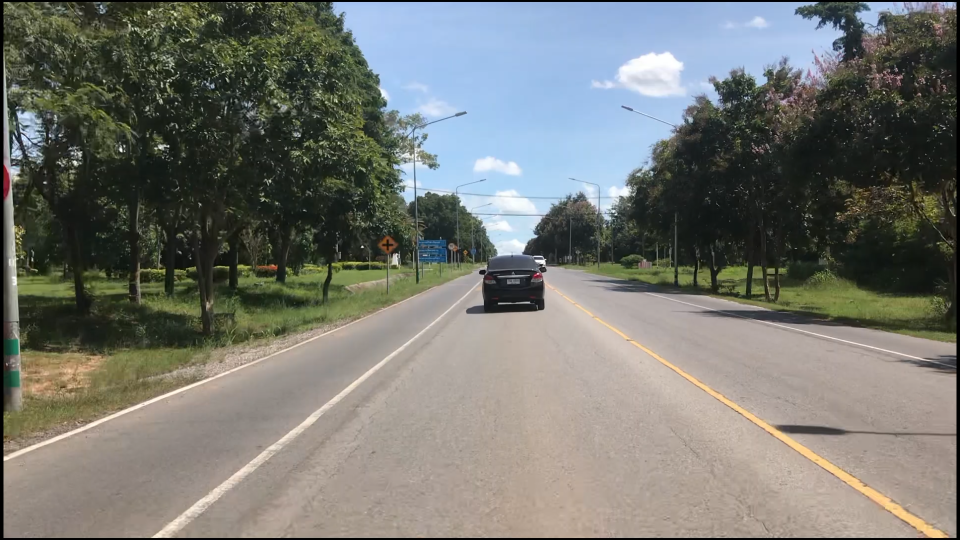
#> input picture image/IMG_4743.png, 1920 x 1080 px (shown at 1/2 size)
$ python test.py
#> lines starting #> are read from the running program, lines starting #| are printed output that depends on the picture; after the words box and inside, x2 and y2 are one past the last pixel; in counts of white or black regions, pixels touching at a corner belong together
import matplotlib.pylab as plt
import cv2
import numpy as np
import imutils


# perspctive + line
image = cv2.imread('./image/IMG_4743.png')
#> image is the input picture: shape (1080, 1920, 3); mean B, G, R 112.9, 119, 117.7

image = cv2.cvtColor(image, cv2.COLOR_BGR2RGB)
copy_image = cv2.imread('./image/IMG_4743.png')
copy_image = cv2.cvtColor(image, cv2.COLOR_BGR2RGB)


height = image.shape[0]
#> height = 1080
width = image.shape[1]
#> width = 1920

# [12 lines of commented-out code are left out]


region_of_interest_vertices = [
    (0, height),
    (width / 2, height / 3),
    (width, height)
]
#> region_of_interest_vertices = [(0, 1080), (960, 360), (1920, 1080)]

IMAGE_H = 1080
IMAGE_W = 1920

points = np.array([[0, 600], [1920, 600], [1920, 1080], [0, 1080]])
print(region_of_interest_vertices)
#| [(0, 1080), (960.0, 360.0), (1920, 1080)]

def nothing(x):
  pass

def region_of_interest(img, vertices):
    mask = np.zeros_like(img)
    match_mask_color = (255, 0, 255)
    print(match_mask_color)
    #cv2.fillPoly(mask, vertices, match_mask_color)
    cv2.fillPoly(mask, [points], match_mask_color)
    masked_image = cv2.bitwise_and(img, mask)
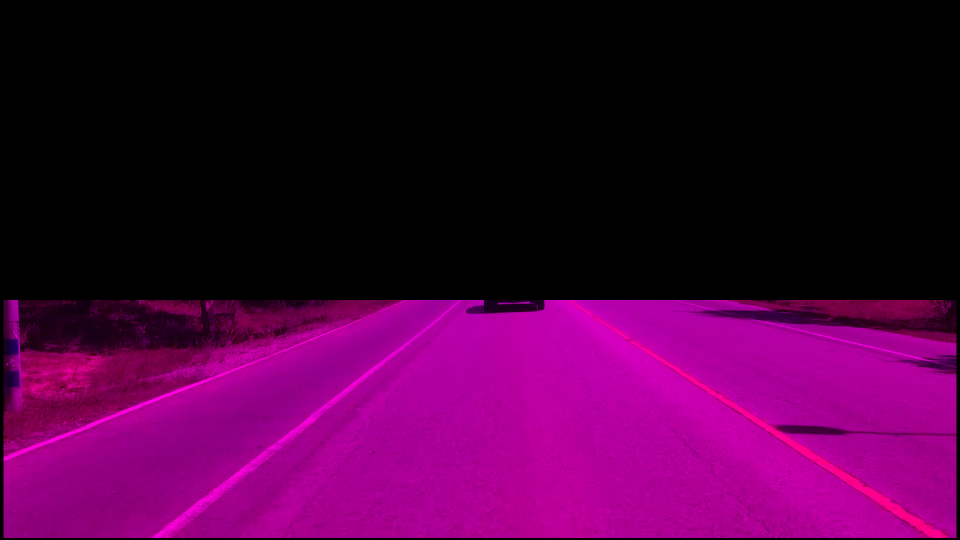
#> masked_image: shape (1080, 1920, 3) (shown at 1/2 size); mean R, G, B 70.3, 0, 59.7
    return masked_image


cropped_image = region_of_interest(image,
                                   np.array([region_of_interest_vertices], np.int32), )
gray = cv2.cvtColor(cropped_image, cv2.COLOR_BGR2GRAY)
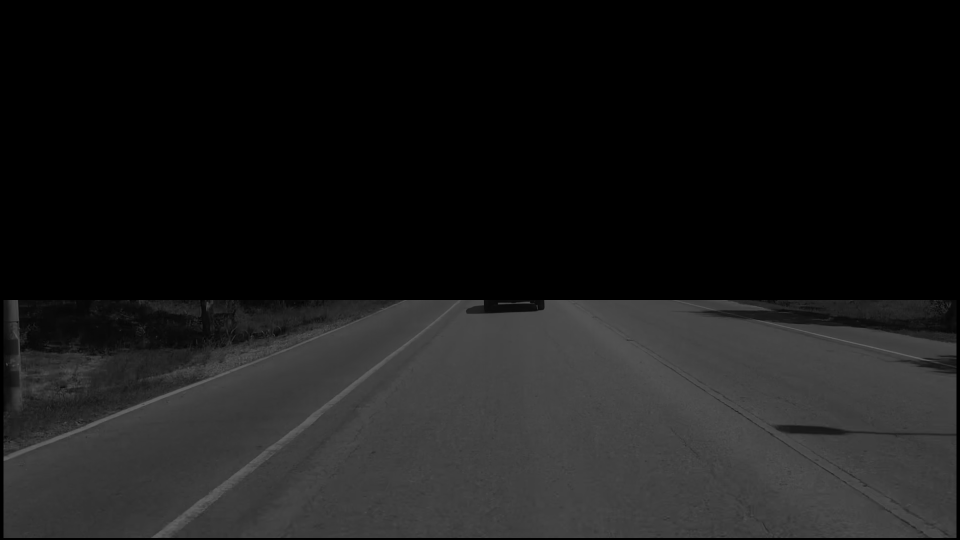
#> gray: shape (1080, 1920) (shown at 1/2 size); min 0, max 102, mean 25.9
edges = cv2.Canny(gray, 5, 150, apertureSize=3)
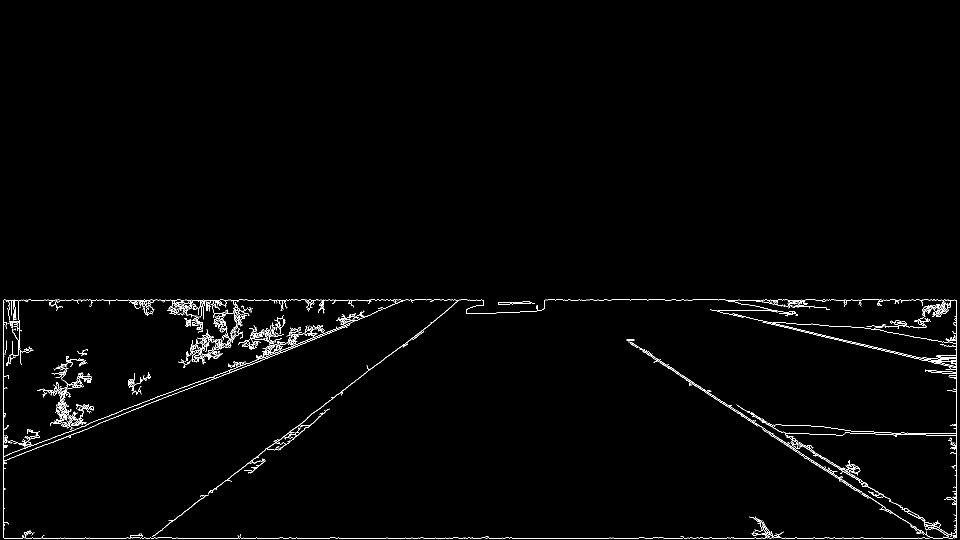
#> edges: shape (1080, 1920) (shown at 1/2 size); 1.3% white in thin lines or dots, all inside (x1, y1, x2, y2) = (6, 599, 1914, 1077)
# print(edges)
plt.imshow(edges)
lines = cv2.HoughLinesP(edges, 1, np.pi / 180, 100, minLineLength=1, maxLineGap=100)
#> lines = 91 rows, first 6: [8, 1076, 1908, 1076], [1088, 600, 1912, 600], [1091, 599, 1909, 599], [1253, 679, 1863, 1075], [1912, 1075, 1912, 601], [122, 878, 815, 599]
# print(lines)

ptD = [800, 640]
ptC = [1310, 640]
ptA = [50, 1050]
ptB = [2300, 1050]

sorted_pts = np.float32([ptC, ptD, ptA, ptB])
mask = np.zeros(image.shape, dtype=np.uint8)
roi_corners = np.int32(sorted_pts)

cv2.fillConvexPoly(mask, roi_corners, (255, 255, 255))
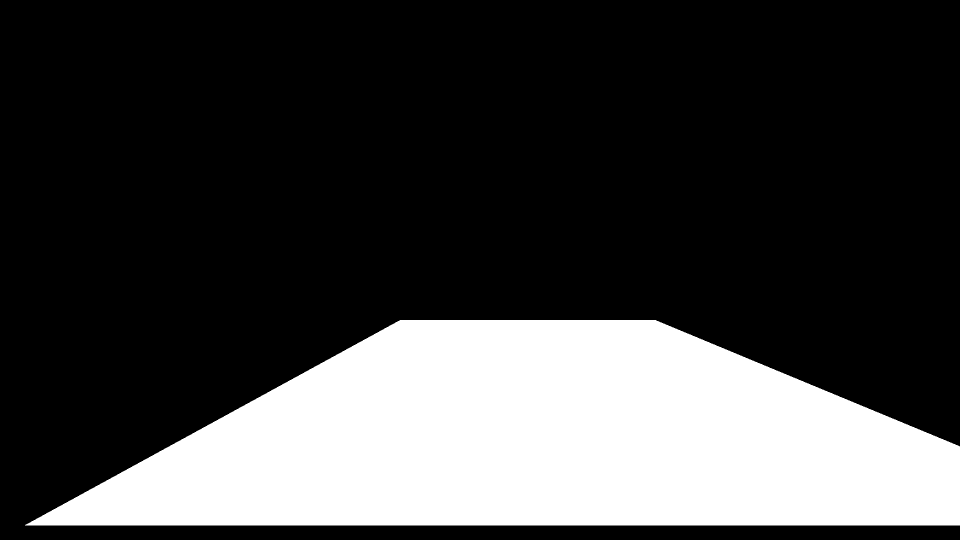
#> mask: shape (1080, 1920, 3) (shown at 1/2 size); 25.9% white; 1 white region, box (x1, y1, x2, y2) and area: (50, 640, 1920, 1051) 537546
mask = cv2.bitwise_not(mask)

    # cv2.imshow('Fused Image', mask)
    # masked_image = cv2.bitwise_and(img, mask)
for line in lines:
    x1, y1, x2, y2 = line[0]
    cv2.line(image, (x1, y1), (x2, y2), (0, 255, 0), 15)
#> this loop made 91 passes
#> (x1, y1, x2, y2) on passes 1 to 12: (8, 1076, 1908, 1076), (1088, 600, 1912, 600), (1091, 599, 1909, 599), (1253, 679, 1863, 1075), (1912, 1075, 1912, 601), (122, 878, 815, 599), (1254, 681, 1860, 1075), (7, 1075, 354, 1075), (7, 1074, 7, 600), (333, 1050, 684, 785), (1255, 679, 1865, 1075), (342, 1040, 422, 980)
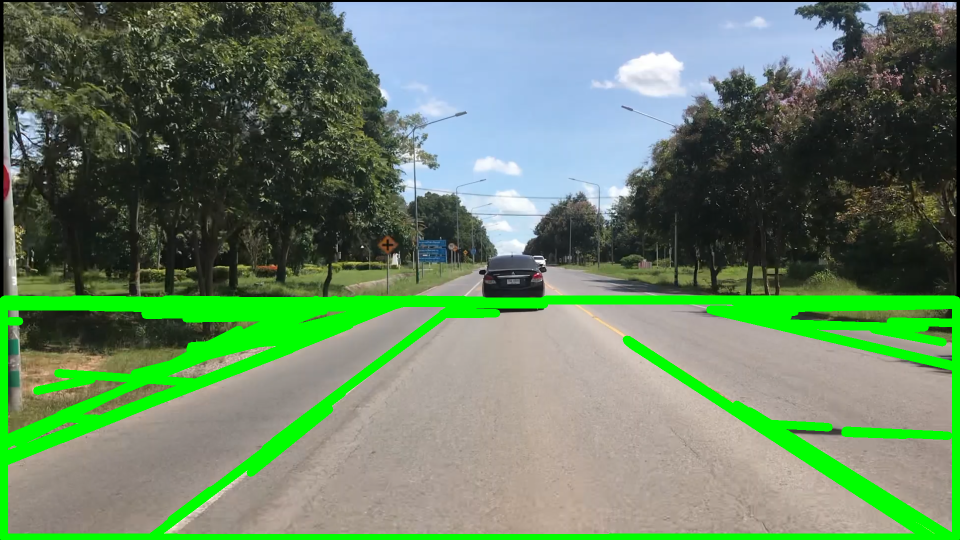
#> image: shape (1080, 1920, 3) (shown at 1/2 size); mean R, G, B 104.2, 132.2, 102.2
    # [9 lines of commented-out code are left out]
ptD = [750,640]
ptC = [1310,640]
ptA = [0,1060]
ptB = [2300,1060]

wi,hi = 1500,1500

pts1 = np.float32([ptD,ptC,ptA,ptB])
pts2 = np.float32([[0,0],[wi,0],[0,hi],[wi,hi]])

matrix = cv2.getPerspectiveTransform(pts1,pts2)
#> matrix = [[-0.717, -1.28, 1357.6], [0, -3.93, 2513.7], [0, -0.00198, 1]]
result = cv2.warpPerspective(image,matrix,(wi,hi))
# [12 lines of commented-out code are left out]

font = cv2.FONT_HERSHEY_SIMPLEX
#> font = 0
st = hi
m1 = 325#1200/3.5
i = 1

cv2.line(result,(550,st),(400,st),(255,0,0),50)
cv2.line(result,(1100,st),(950,st),(255,0,0),50)


cv2.line(result,(550,st-m1*i),(400,st-m1*i),(255,0,0),50)
cv2.line(result,(1100,st-m1*i),(950,st-m1*i),(255,0,0),50)
cv2.putText(result, '1 M', (600,st-m1*i), font, 5,
                  (255,0,0), 20, cv2.LINE_AA, False)
i+=1
cv2.line(result,(550,st-m1*i),(400,st-m1*i),(255,0,0),50)
cv2.line(result,(1100,st-m1*i),(950,st-m1*i),(255,0,0),50)
cv2.putText(result, '2 M', (600,st-m1*i), font, 5,
                  (255,0,0), 20, cv2.LINE_AA, False)
i+=1
cv2.line(result,(550,st-m1*i),(400,st-m1*i),(255,0,0),50)
cv2.line(result,(1100,st-m1*i),(950,st-m1*i),(255,0,0),50)
cv2.putText(result, '3 M', (600,st-m1*i), font, 5,
                  (255,0,0), 20, cv2.LINE_AA, False)

i+=1
cv2.line(result,(550,st-m1*i),(400,st-m1*i),(255,0,0),50)
cv2.line(result,(1100,st-m1*i),(950,st-m1*i),(255,0,0),50)
cv2.putText(result, '4 M', (600,st-m1*i), font, 5,
                  (255,0,0), 20, cv2.LINE_AA, False)
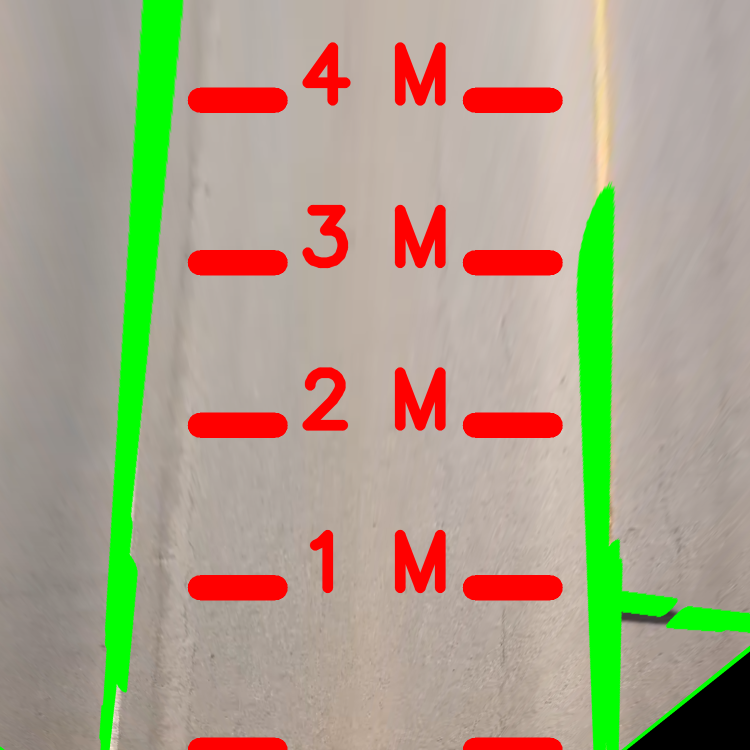
#> result: shape (1500, 1500, 3) (shown at 1/2 size); mean R, G, B 168.5, 161.9, 136.4

i+=1
cv2.line(result,(550,st-m1*i),(400,st-m1*i),(255,0,0),50)
cv2.line(result,(1100,st-m1*i),(950,st-m1*i),(255,0,0),50)
cv2.putText(result, '5 M', (600,st-m1*i), font, 5,
                  (255,0,0), 20, cv2.LINE_AA, False)

# print(np.linalg.inv(result))

matrix = (np.linalg.inv(matrix))
#> matrix = [[-1.39, 1.87, -2801], [0, 0.951, -2390.2], [0, 0.00188, -3.73]]
result1 = cv2.warpPerspective(result,matrix,(IMAGE_W,IMAGE_H))
output = cv2.bitwise_or(copy_image, result1)
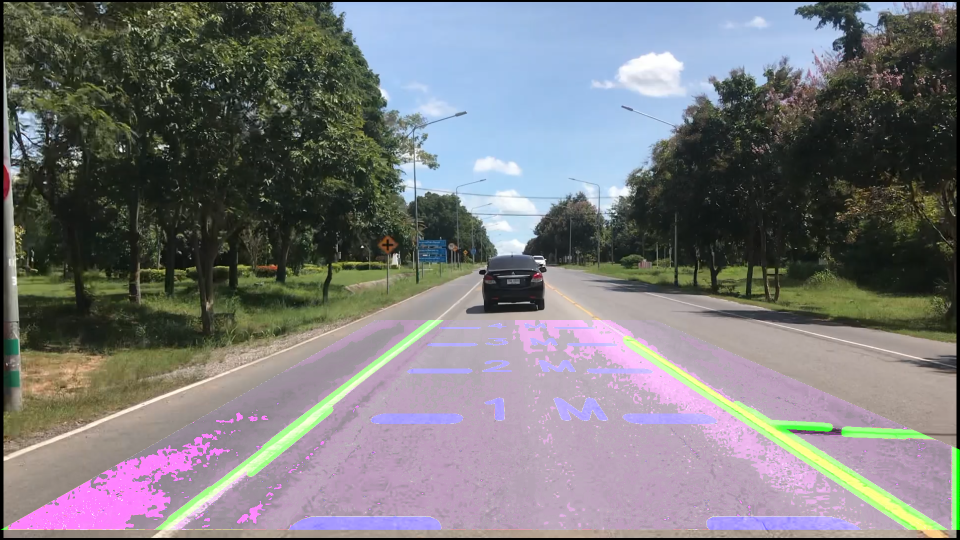
#> output: shape (1080, 1920, 3) (shown at 1/2 size); mean B, G, R 123.8, 121.2, 122
# plt.imshow(output)
plt.show()

$ run again, with image/IMG_4244.png copied over image/IMG_4743.png
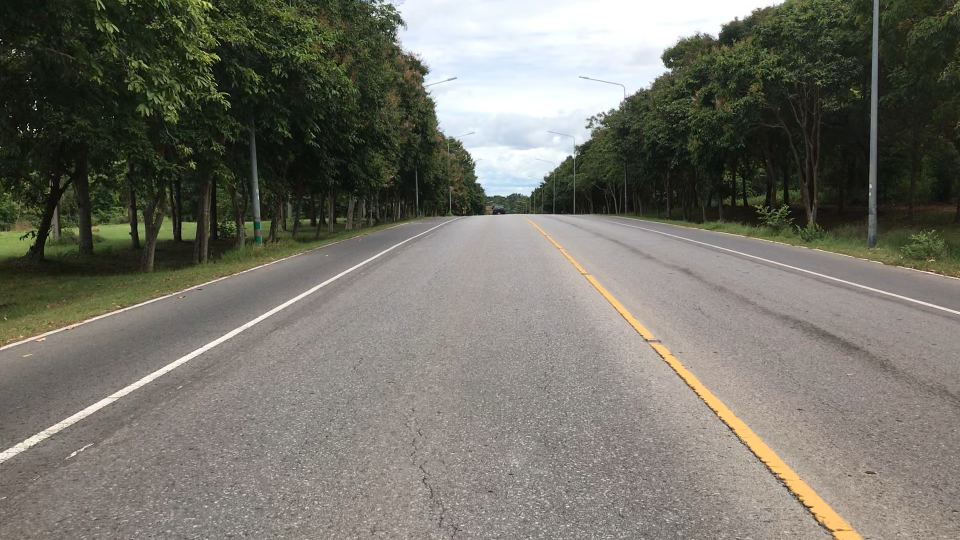
#> input picture image/IMG_4244.png, 1920 x 1080 px (shown at 1/2 size)
#> image is the input picture: shape (1080, 1920, 3); mean B, G, R 104.1, 113.6, 115
#| [(0, 1080), (960.0, 360.0), (1920, 1080)]
#> `edges = cv2.Canny(gray, 5, 150, apertureSize=3)`:
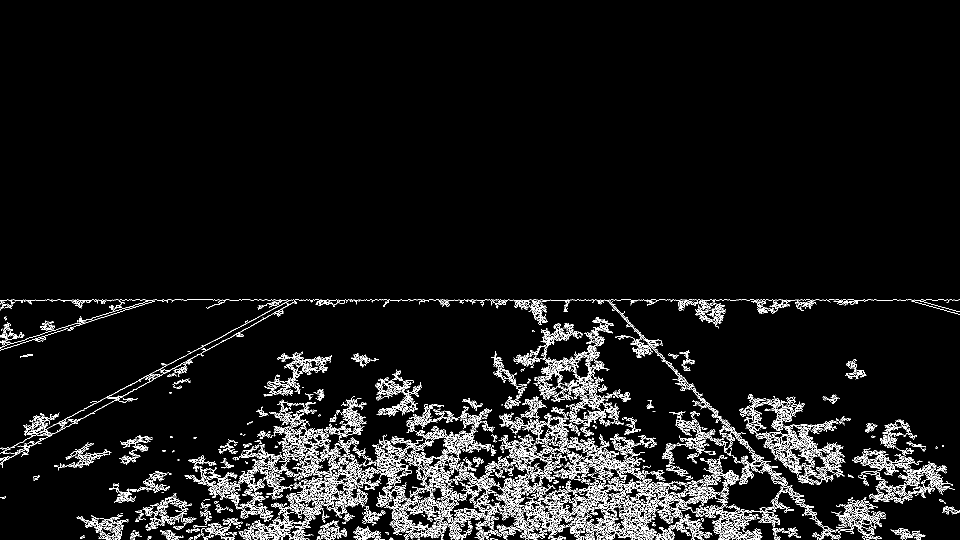
#> edges: shape (1080, 1920) (shown at 1/2 size); 5.6% white in thin lines or dots, all inside (x1, y1, x2, y2) = (0, 599, 1920, 1080)
#> lines = 416 rows, first 6: [0, 600, 1916, 600], [14, 599, 1919, 599], [164, 1039, 1842, 1068], [293, 959, 1823, 906], [419, 987, 1769, 1034], [32, 889, 1758, 1040]
#> the loop `for line in lines:` made 416 passes
#> `matrix = cv2.getPerspectiveTransform(pts1,pts2)`: matrix = [[-0.717, -1.28, 1357.6], [0, -3.93, 2513.7], [0, -0.00198, 1]]
#> font = 0
#> `matrix = (np.linalg.inv(matrix))`: matrix = [[-1.39, 1.87, -2801], [0, 0.951, -2390.2], [0, 0.00188, -3.73]]
#> `output = cv2.bitwise_or(copy_image, result1)`:
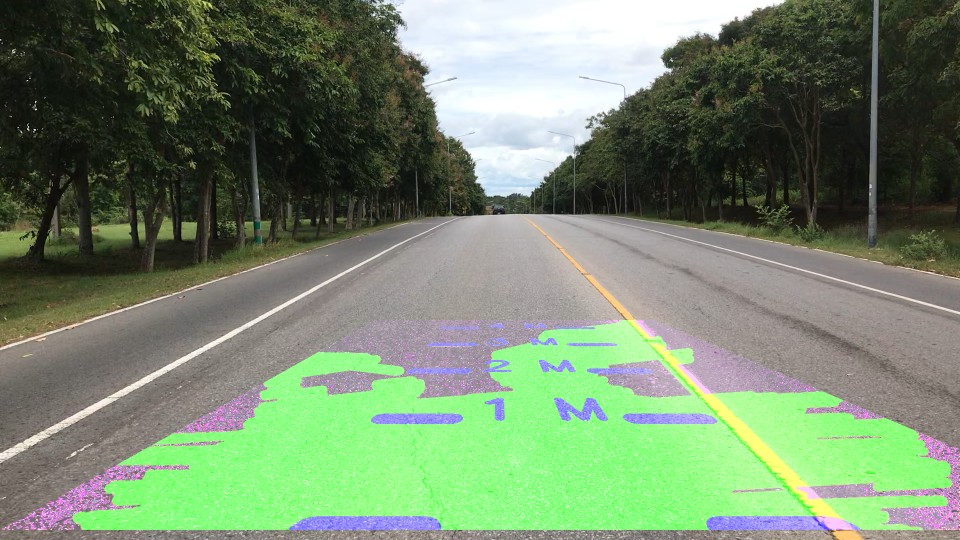
#> output: shape (1080, 1920, 3) (shown at 1/2 size); mean B, G, R 108.3, 137, 116.5
